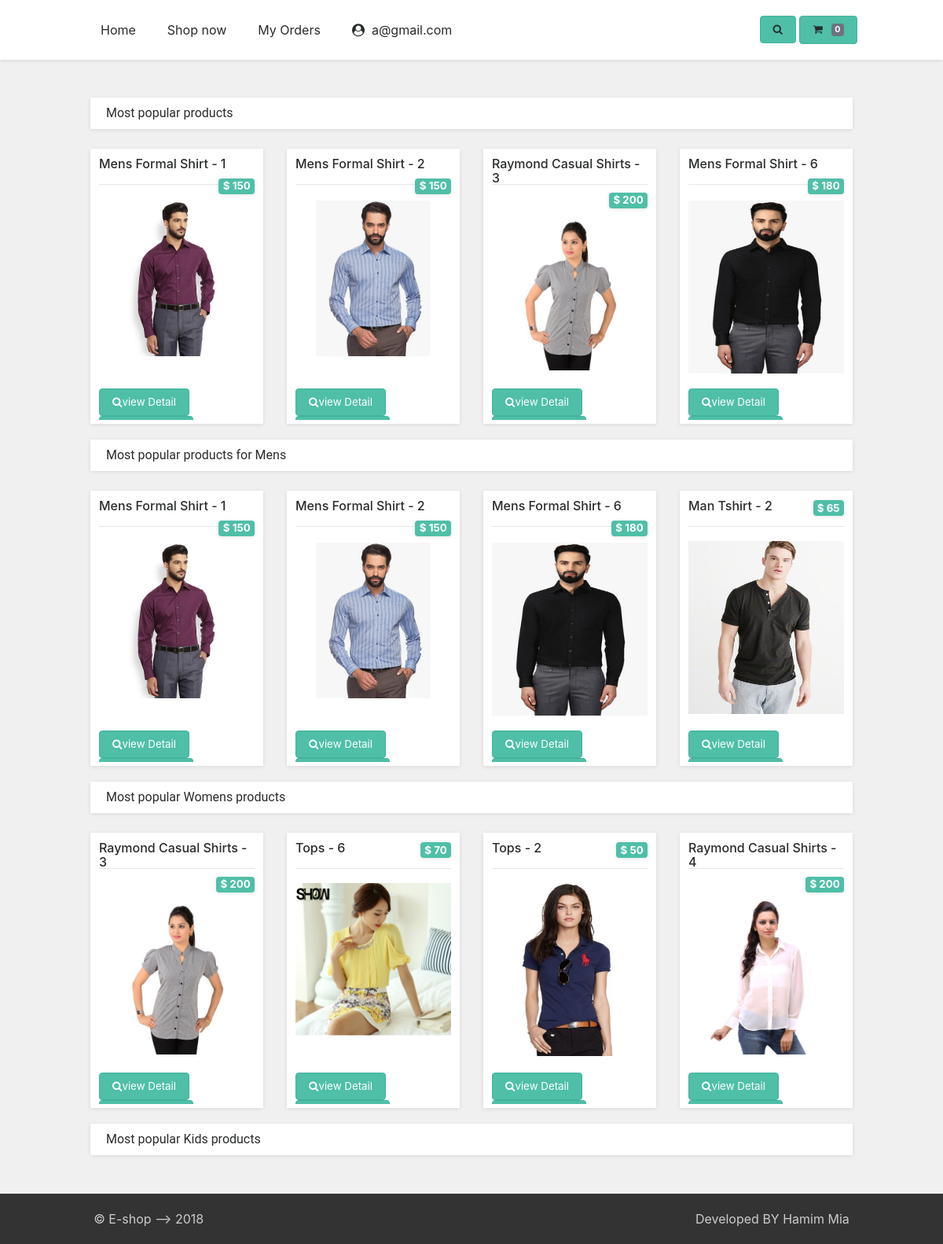
/profile.php (signed in), run on the app's committed database.
### tables this page shows
CREATE TABLE `user_info` (
  `user_id` int(10) NOT NULL,
  `first_name` varchar(100) NOT NULL,
  `last_name` varchar(100) NOT NULL,
  `email` varchar(300) NOT NULL,
  `password` varchar(300) NOT NULL,
  `mobile` varchar(10) NOT NULL,
  `address1` varchar(300) NOT NULL,
  `address2` varchar(11) NOT NULL,
  `user_role` varchar(10) NOT NULL
);

CREATE TABLE `products` (
  `product_id` int(100) NOT NULL,
  `product_cat` int(100) NOT NULL,
  `product_brand` int(100) NOT NULL,
  `product_title` varchar(255) NOT NULL,
  `product_price` int(100) NOT NULL,
  `product_desc` text NOT NULL,
  `product_image` text NOT NULL,
  `product_keywords` text NOT NULL,
  `product_views` int(11) NOT NULL
);

### profile.php (the view, shortened to what this page needs)
<?php
include 'db.php';
?>
<!DOCTYPE html>
<html>
<head>
    <?php
    include 'views/head.php';
    ?>
</head>
<body>
<?php
    include 'views/reg_user_nav.php';
?>
<br><br>
<div class="container-fluid">
    <div class="row">
        <div class="col-md-10 offset-md-1">
            <div class="content bg-white shadow">
                Most popular products
            </div>
            <br>
            <div class="row">
                <div class="col-md-12 col-xs-12" id="product_msg">
                </div>
                <?php
                $sql = "SELECT * FROM products ORDER BY product_views DESC LIMIT 4";
                $run_query = mysqli_query($con,$sql);
                while($row=mysqli_fetch_array($run_query)){
                    $pro_id    = $row['product_id'];
                    $pro_title = $row['product_title'];
                    $pro_price = $row['product_price'];
                    $pro_image = $row['product_image'];
                    echo "
                                <div class='product col-md-3' style='margin-bottom: 20px;'>
                                    <div class='thumbnail shadow'>
                                        <div class='title' style='width: 100%; margin-left: 0%;'>
                                            <div class='product_name float-left'>
                                                <h6>$pro_title</h6>
                                            </div>
                                            <div class='price float-right'>
                                                <h6 class='badge product-badge shadow' style='background: #4fbfa8; color: #ffffff; font-size: 10pt;'>$ $pro_price</h6>
                                            </div>
                                        </div>
                                        <br>
                                        <hr>
                                        <br>
                                        <img src='assist/product_images/$pro_image' alt='' class='img-responsive'>
                                        <div style='margin-top: 5%;'>
                                            <div class='text'>
                                                <a href='user_product_details.php?selected_product_id=$pro_id' class='btn btn-1 text-center' style=''><i class='fa fa-search' aria-hidden='true'></i>view Detail</a>
                                                <a href='#' pid='$pro_id' id='product' class='btn btn-1 text-center' style=''><i class='fa fa-shopping-cart' aria-hidden='true'></i> Add to cart</a>
                                            </div>
                                        </div>
                                    </div>
                                </div>
                            ";
                }
                ?>
            </div>
        </div>
    </div>
    <div class="row">
        <div class="col-md-10 offset-md-1">
            <div class="content bg-white shadow">
                Most popular products for Mens
            </div>
            <br>
            <div class="row">
                <div class="col-md-12 col-xs-12" id="product_msg">
                </div>
                <?php
                $sql = "SELECT * FROM products WHERE product_cat = '1' ORDER BY product_views DESC LIMIT 4";
                $run_query = mysqli_query($con,$sql);
                while($row=mysqli_fetch_array($run_query)){
                    $pro_id    = $row['product_id'];
                    $pro_title = $row['product_title'];
                    $pro_price = $row['product_price'];
                    $pro_image = $row['product_image'];
                    echo "
                                <div class='product col-md-3' style='margin-bottom: 20px;'>
                                    <div class='thumbnail shadow'>
                                        <div class='title' style='width: 100%; margin-left: 0%;'>
                                            <div class='product_name float-left'>
                                                <h6>$pro_title</h6>
                                            </div>
                                            <div class='price float-right'>
                                                <h6 class='badge product-badge shadow' style='background: #4fbfa8; color: #ffffff; font-size: 10pt;'>$ $pro_price</h6>
                                            </div>
                                        </div>
                                        <br>
                                        <hr>
                                        <br>
                                        <img src='assist/product_images/$pro_image' alt='' class='img-responsive'>
                                        <div style='margin-top: 5%;'>
                                            <div class='text'>
                                                <a href='product_details.php?selected_product_id=$pro_id' target='_blank' class='btn btn-1 text-center' style=''><i class='fa fa-search' aria-hidden='true'></i>view Detail</a>
                                                <a href='#' pid='$pro_id' id='product' class='btn btn-1 text-center' style=''><i class='fa fa-shopping-cart' aria-hidden='true'></i> Add to cart</a>
                                            </div>
                                        </div>
                                    </div>
                                </div>
                            ";
                }
                ?>
            </div>
        </div>
    </div>
    <div class="row">
        <div class="col-md-10 offset-md-1">
            <div class="content bg-white shadow">
                Most popular Womens products
            </div>
            <br>
            <div class="row">
                <div class="col-md-12 col-xs-12" id="product_msg">
                </div>
                <?php
                $sql = "SELECT * FROM products WHERE product_cat = '2' ORDER BY product_views DESC LIMIT 4";
                $run_query = mysqli_query($con,$sql);
                while($row=mysqli_fetch_array($run_query)){
                    $pro_id    = $row['product_id'];
                    $pro_title = $row['product_title'];
                    $pro_price = $row['product_price'];
                    $pro_image = $row['product_image'];
                    echo "
                                <div class='product col-md-3' style='margin-bottom: 20px;'>
                                    <div class='thumbnail shadow'>
                                        <div class='title' style='width: 100%; margin-left: 0%;'>
                                            <div class='product_name float-left'>
                                                <h6>$pro_title</h6>
                                            </div>
                                            <div class='price float-right'>
                                                <h6 class='badge product-badge shadow' style='background: #4fbfa8; color: #ffffff; font-size: 10pt;'>$ $pro_price</h6>
                                            </div>
                                        </div>
                                        <br>
                                        <hr>
                                        <br>
                                        <img src='assist/product_images/$pro_image' alt='' class='img-responsive'>
                                        <div style='margin-top: 5%;'>
                                            <div class='text'>
                                                <a href='product_details.php?selected_product_id=$pro_id' target='_blank' class='btn btn-1 text-center' style=''><i class='fa fa-search' aria-hidden='true'></i>view Detail</a>
                                                <a href='#' pid='$pro_id' id='product' class='btn btn-1 text-center' style=''><i class='fa fa-shopping-cart' aria-hidden='true'></i> Add to cart</a>
                                            </div>
                                        </div>
                                    </div>
                                </div>
                            ";
                }
                ?>
            </div>
        </div>
    </div>
    <div class="row">
        <div class="col-md-10 offset-md-1">
            <div class="content bg-white shadow">
                Most popular Kids products
            </div>
            <br>
            <div class="row">
                <div class="col-md-12 col-xs-12" id="product_msg">
                </div>
            </div>
        </div>
    </div>
</div>
<?php
include 'views/footer.php';
?>
</body>
</html>

### views/reg_user_nav.php (shortened to what this page needs)
<nav class="sticky-top shadow">
    <ul class="menu">
        <li><a href="index.php">Home</a></li>
        <li><a href="user_clotching.php">Shop now</a></li>
        <li>
            <a href="customer_order.php">My Orders</a>
        </li>
        <li class='dropdown'>
            <?php
            include 'db.php';
            $sql= "SELECT * FROM user_info where user_id = '".$_SESSION['uid']."'";
            $result= mysqli_query($con, $sql);
            while ($row=mysqli_fetch_assoc($result)){
                $email = $row['email'];
                ?>
                <a href="#" class='dropbtn'><i class="fa fa-user-circle" aria-hidden="true"></i> &nbsp;<?php echo $email; ?></a>
                <?php
            }
            ?>
        </li>
    </ul>
    <div class="navbar-btn float-right">
        <a class="btn btn-1" id="open_search"><i class="fa fa-search" aria-hidden="true"></i></a>
        <a href="user_cart.php" id="open-modal" class="btn btn-1">
            <i class="fa fa-shopping-cart" aria-hidden="true"></i>&nbsp;&nbsp;
            <span class="badge cart-badge">0</span>
        </a>
    </div>
</nav>

### assist/css/style.css (style rules this page uses)
body { margin: 0; padding: 0; width: 100%; background-color: #f0f0f0; }
hr { margin-bottom: 0; padding: 0; box-shadow: rgba(0, 0, 0, 0.1); }
.dropbtn { color: #000000; font-size: 16px; border: none; }
.dropdown { position: relative; display: inline-block; }
.navbar-btn { height: 10px; margin-top: 1.8%; padding-right: 10%; }
.badge { font-size: 8pt; margin-top: 3%; color: #ffffff; background-color: #6C737F; font-weight: bold; }
.btn-1 { color: #ffffff; background-color: #4fbfa8; border-color: #41b39c; font-size: 10pt; }
.content { padding-top: 8px; padding-bottom: 0; padding-left: 20px; padding-right: 20px; height: 40px; font-family: "Roboto", Helvetica, Arial, sans-serif; }
.thumbnail { height: 350px; width: 100%; padding: 5%; max-height: 350px; font-size: 9pt; background: #ffffff; }
.img-responsive { max-height: 220px; width: 100%; padding: 0%; margin: 0; }
.text { height: 40px; overflow: hidden; position: absolute; bottom: 5px; color: #ffffff; }
.bg-white { background-color: #ffffff; }
.shadow { -webkit-box-shadow: 0 1px 5px rgba(0, 0, 0, 0.1); }

### assist/css/nav.css (style rules this page uses)
nav { margin:0; padding: 0; padding-left: 9% !important; background-color: #ffffff; }
nav:after { content:""; display:table; clear:both; }
nav ul { float: left; padding:0; margin:0; list-style: none; position: relative; }
nav ul li { margin: 0; display:inline-block; float: left; background-color: #ffffff; line-height: 3; }
nav a { display:block; padding:14px 20px; color:#000000; font-size:12pt; text-decoration:none; }

### assist/css/color.css (style rules this page uses)
.bg-white { background-color: #ffffff; }
.shadow { -webkit-box-shadow: 0 1px 5px rgba(0, 0, 0, 0.1); }

### assist/slider/css/main.css (style rules this page uses)
*, *::after, *::before { -webkit-box-sizing: inherit; box-sizing: inherit; }
article, aside, details, figcaption, figure, footer, header, hgroup, menu, nav, section { display: block; }
ol, ul { list-style: none; }
a, a:link, a:visited, a:hover { color: inherit; text-decoration: none; cursor: pointer; }

### data on the page
user_info: email "a@gmail.com"
products: product_title "Mens Formal Shirt - 1", product_price "150", product_image (picture)
products: product_title "Mens Formal Shirt - 2", product_price "150", product_image (picture)
products: product_title "Raymond Casual Shirts - 3", product_price "200", product_image (picture)
products: product_title "Mens Formal Shirt - 6", product_price "180", product_image (picture)
products: product_title "Man Tshirt - 2", product_price "65", product_image (picture)
products: product_title "Tops - 6", product_price "70", product_image (picture)
products: product_title "Tops - 2", product_price "50", product_image (picture)
products: product_title "Raymond Casual Shirts - 4", product_price "200", product_image (picture)
